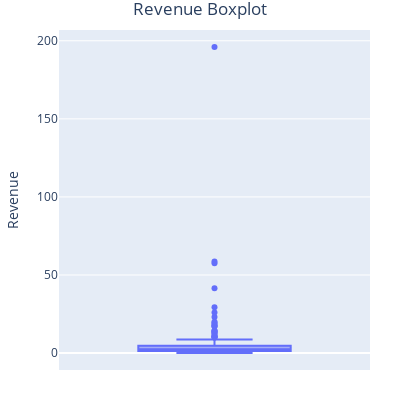

Notebook cell for this chart:
### Markdown cell above
We can see that there are only 152 values greater than 0, so when we plot the box diagram, we only need to select them

### Code cell
fig = px.box(data[data['revenue'] > 0], y="revenue", height=400, width=400)
fig.update_layout(
    margin=dict(l=30, r=30, t=30, b=30),
    yaxis=dict(
    title_text="Revenue"
    ),
    title_text='Revenue Boxplot',
    title_x=0.5
)
fig.show()

### Figure 1 — Plotly figure (JSON) as saved in the notebook; plotly's stock layout.template omitted (floating-point values rounded to 4 significant figures; data arrays with more than 128 entries replaced by an {"elided": "..."} marker saying what was removed)
{"data": [{"alignmentgroup": "True", "hovertemplate": "revenue=%{y}<extra></extra>", "legendgroup": "", "marker": {"color": "#636efa"}, "name": "", "notched": false, "offsetgroup": "", "orientation": "v", "showlegend": false, "type": "box", "x0": " ", "xaxis": "x", "y": {"elided": "152 float values"}, "y0": " ", "yaxis": "y"}], "layout": {"boxmode": "group", "height": 400, "legend": {"tracegroupgap": 0}, "margin": {"b": 30, "l": 30, "r": 30, "t": 30}, "title": {"text": "Revenue Boxplot", "x": 0.5}, "width": 400, "xaxis": {"anchor": "y", "domain": [0, 1]}, "yaxis": {"anchor": "x", "domain": [0, 1], "title": {"text": "Revenue"}}}}
